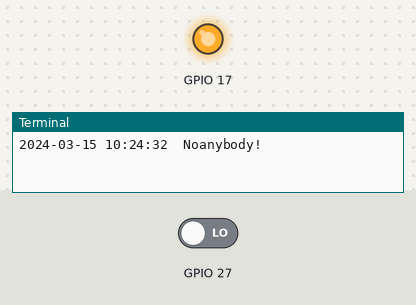
The program below on a simulated Raspberry Pi (BCM pin numbers). Shown: output pins drawn as LEDs (lit = HIGH), the last lines printed to the terminal. Dashed ring = blinking. The inputs (shaded band) are chosen by the test bench; at power-on: GPIO 27 LOW. The clock reads 2024-03-15 10:24:30 at power-on unless the program sets it.

Above: at 5.0 s.
5.1 s: GPIO 27 driven HIGH
At 8.4 s:
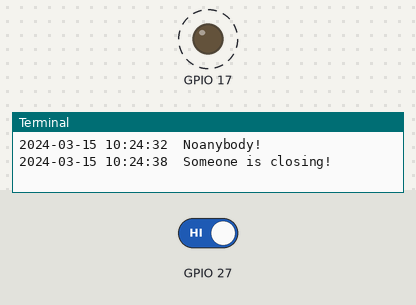
12.6 s: GPIO 27 driven LOW
At 12.6 s:
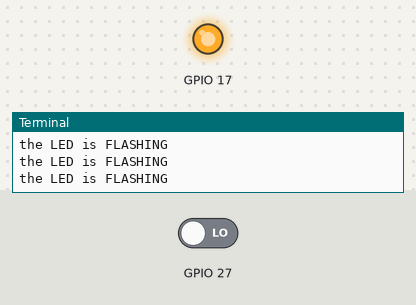
Timing chart, 0 to 15.6 s (numbered marks = the images above; inputs shaded):
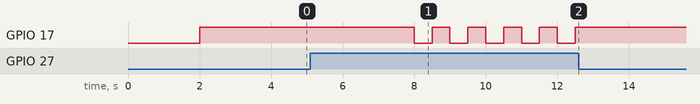

Measured:
- after the input at 5.1 s, GPIO 17: alternates HIGH for 0.50 s and LOW for 0.50 s, starting after 2.9 s
- after the input at 12.6 s, GPIO 17: stops changing and stays HIGH

The program:

renti.py
```python
#coding:utf8
import RPi.GPIO as GPIO
import time

def init():
     GPIO.setwarnings(False)
     GPIO.setmode(GPIO.BCM)
     GPIO.setup(17,GPIO.OUT)
     GPIO.setup(27,GPIO.IN)
     pass
def beep():
      for i in range(1,6):
                    GPIO.output(17,GPIO.LOW)
                    time.sleep(0.5)
                    GPIO.output(17,GPIO.HIGH)
                    time.sleep(0.5)
                    print("the LED is FLASHING")

def detct():
       for i in range(1,31):
             if GPIO.input(27) == True:
                 GPIO.output(17,GPIO.LOW)
                 print(time.strftime('%Y-%m-%d %H:%M:%S',time.localtime(time.time()))+"  Someone is closing!")
                 beep()
             else:
                 GPIO.output(17,GPIO.HIGH)
                 print(time.strftime('%Y-%m-%d %H:%M:%S',time.localtime(time.time()))+"  Noanybody!")
                 time.sleep(6) #每6秒检查一次
time.sleep(2)
init()
detct()
GPIO.cleanup()
```
